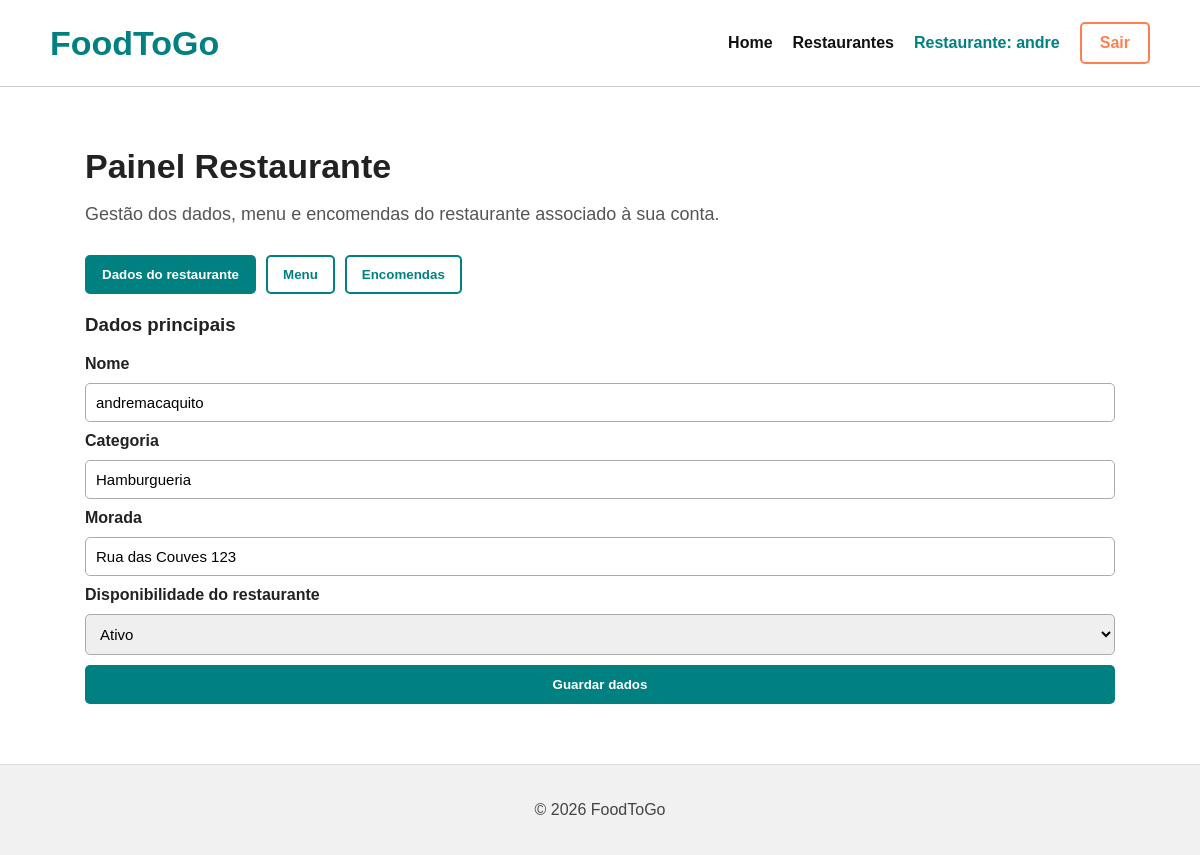
Page /painelrestaurante.php (signed in) on the committed database.
### tables this page shows
CREATE TABLE restaurantes (
    id INTEGER PRIMARY KEY AUTOINCREMENT,
    utilizador_id INTEGER UNIQUE,
    nome TEXT NOT NULL,
    categoria TEXT,
    morada TEXT,
    ativo INTEGER NOT NULL DEFAULT 1,
    FOREIGN KEY (utilizador_id) REFERENCES utilizadores(id) ON DELETE SET NULL
);

### scripts/db.php (called while the page is built, shortened)
<?php
function h($valor) {
    return htmlspecialchars((string)$valor, ENT_QUOTES, 'UTF-8');
}
?>

### painelrestaurante.php (the view, shortened to what this page needs)
<?php
require_once __DIR__ . '/scripts/db.php';
$mensagem=''; $erro=''; $userId=(int)$_SESSION['user_id'];
$stmt=$db->prepare("SELECT * FROM restaurantes WHERE utilizador_id=:uid");
$stmt->bindValue(':uid',$userId,SQLITE3_INTEGER);
$restaurante=$stmt->execute()->fetchArray(SQLITE3_ASSOC);
?>
<!DOCTYPE html><html lang="pt"><head><meta charset="UTF-8"><meta name="viewport" content="width=device-width, initial-scale=1.0"><title>Painel Restaurante | FoodToGo</title><link rel="stylesheet" href="styles/styles.css"></head>
<body class="pagina-painel"><header><h1>FoodToGo</h1><nav><a href="index.html">Home</a><a href="restaurantes.php">Restaurantes</a><span class="nav-utilizador">Restaurante: <?= h($_SESSION['nome']) ?></span><a href="scripts/logout.php" class="nav-destaque">Sair</a></nav></header>
<main><section class="painel-container"><div class="titulo-pagina"><h2>Painel Restaurante</h2><p>Gestão dos dados, menu e encomendas do restaurante associado à sua conta.</p></div>
<?php if(!$restaurante): ?><div class="mensagem-info">Ainda não existe restaurante associado à sua conta. Contacte o administrador.</div>
<?php else: ?>
<div class="tabs"><button class="tab-btn active" data-tab="tab-dados">Dados do restaurante</button><button class="tab-btn" data-tab="tab-menu">Menu</button><button class="tab-btn" data-tab="tab-encomendas-rest">Encomendas</button></div>
<div id="tab-dados" class="tab-content active"><h3>Dados principais</h3><form method="POST" class="form-bloco"><label>Nome</label><input name="nome" value="<?=h($restaurante['nome'])?>" required><label>Categoria</label><input name="categoria" value="<?=h($restaurante['categoria'])?>"><label>Morada</label><input name="morada" value="<?=h($restaurante['morada'])?>"><label>Disponibilidade do restaurante</label><select name="ativo"><option value="1" <?= (int)$restaurante['ativo']===1?'selected':'' ?>>Ativo</option><option value="0" <?= (int)$restaurante['ativo']===0?'selected':'' ?>>Inativo</option></select><button class="btn-primary" name="acao" value="atualizar_restaurante">Guardar dados</button></form></div>
<?php endif; ?></section></main><footer><p>© 2026 FoodToGo</p></footer><script src="scripts/app.js"></script></body></html>

### styles/styles.css (style rules this page uses)
* { box-sizing:border-box }
body { font-family:Arial,Helvetica,sans-serif;margin:0;background:#f7f7f7;color:#222 }
header { display:flex;justify-content:space-between;align-items:center;padding:22px 50px;background:#fff;border-bottom:1px solid #ccc }
header h1,.logo { margin:0;color:teal;font-size:34px;font-weight:bold }
nav { display:flex;align-items:center;gap:20px;flex-wrap:wrap }
nav a { text-decoration:none;color:#111;font-weight:bold }
.nav-destaque { border:2px solid coral;color:coral;padding:10px 18px;border-radius:5px }
.nav-utilizador { font-weight:bold;color:teal }
main { min-height:70vh }
footer { text-align:center;padding:20px;background:#f1f1f1;border-top:1px solid #ddd;color:#444 }
.botao-verde,.btn-primary { display:inline-block;background:teal;color:#fff;padding:12px 20px;border:none;border-radius:5px;text-decoration:none;font-weight:bold;cursor:pointer }
.pagina-restaurantes main,.pagina-carrinho main,.pagina-painel main { display:block;padding:60px 85px;background:#fff }
.restaurantes-container,.carrinho-container,.painel-container { width:100% }
.titulo-pagina { margin-bottom:30px }
.titulo-pagina h2,.restaurantes-container h2,.carrinho-container h2,.painel-container h2 { font-size:34px;margin:0 0 12px }
.titulo-pagina p { font-size:18px;color:#555 }
.auth-box form,.form-bloco { display:flex;flex-direction:column;gap:10px }
.auth-box input,.auth-box select,input,select,textarea { padding:10px;border:1px solid #aaa;border-radius:5px;font-size:15px }
label { font-weight:bold }
.tabs { display:flex;gap:10px;flex-wrap:wrap;margin-bottom:20px }
.tab-btn { border:2px solid teal;color:teal;background:white;padding:10px 15px;border-radius:5px;font-weight:bold;cursor:pointer }
.tab-btn.active { background:teal;color:white }
.tab-content { display:none }
.tab-content.active { display:block }

### rows in the picture
restaurantes: nome "andremacaquito", categoria "Hamburgueria", morada "Rua das Couves 123", ativo "Ativo"

### other values in the picture
$_SESSION['nome'] "andre"
